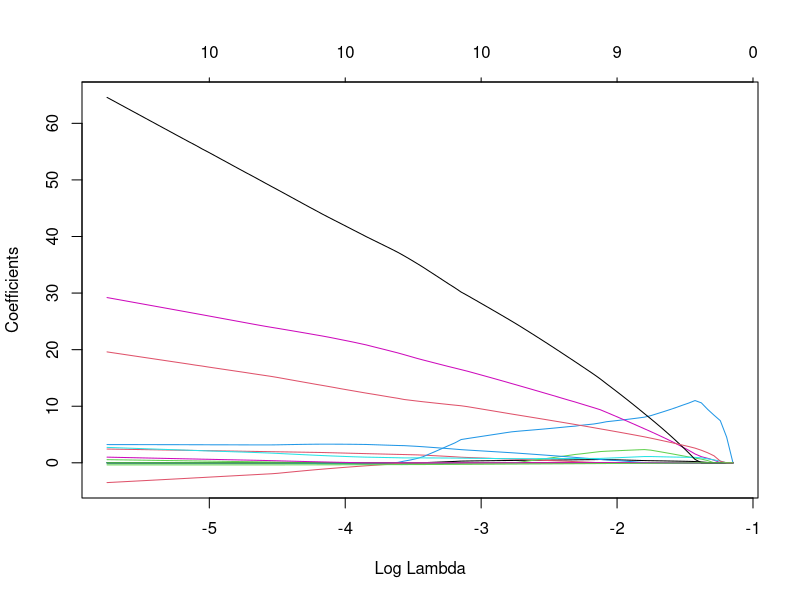
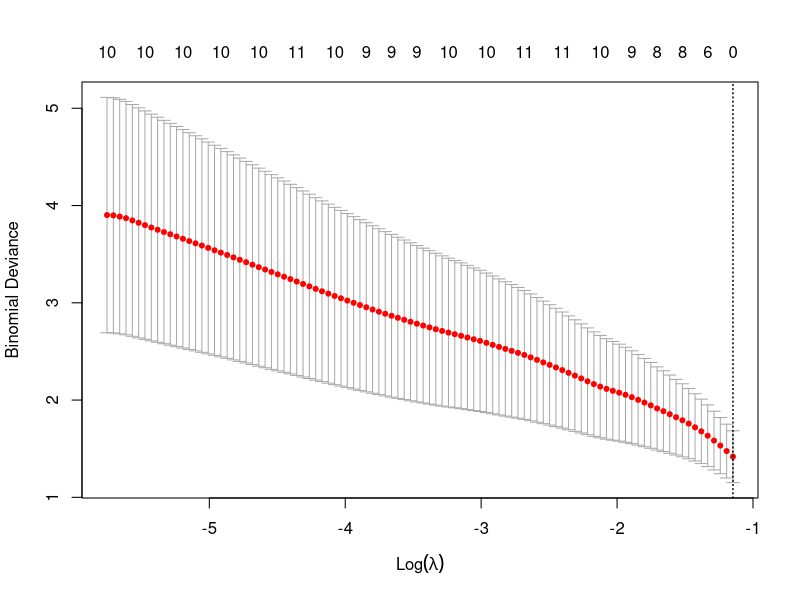

These charts were generated, in order, by the following R code:
##---------------------------------------------------------------
## Data Science 350
## Week 7 homework 
## Aleksey Kramer
##---------------------------------------------------------------

require(pls)
require(glmnet)

# Retrieve Breast Cancer Expression Data From the following Study:
#http://www.ncbi.nlm.nih.gov/pubmed/21532620

setwd('/Users/voitel/TRAINING/UW_Data_Science/UW_Data_Science_350/Week7/homework')
# setwd('C:\\Users\\db345c\\Desktop\\UW_TRAIN\\Week7\\homework')

# Read the study data in memory
micro_data=read.table("MicroArray.txt", header=TRUE)

# Explora micro_data
dim(micro_data)

# Normalize each column
micro_data <- scale(micro_data)

# Breast Cancer Samples:
cancer_samples <- c(0,0,0,0,0,1,0,0,0,1,0,1,0,0,1,0,0,0,1)

# Think of this as ~ 10,000 possible variables (genes) to predict 19 outcomes.

# Convert to data.frame
micro_frame <- data.frame(t(micro_data))
micro_frame$outcomes <- cancer_samples

##-----Lasso Regression-----
# user glmnet, where family = 'binomial'

# Create predictor and xfactors
predictor <- cancer_samples

outcomes_lasso = glmnet(t(micro_data), predictor, alpha=1, family='binomial')
#xfactors <- model.matrix(outcomes ~ . , data = micro_frame)[,-1]
#outcomes_lasso = glmnet(xfactors, predictor, alpha=1, family='binomial')

plot(outcomes_lasso, xvar="lambda")
outcomes_lasso 

coef(outcomes_lasso)[,20][coef(outcomes_lasso)[,20]>1e-10]

# Now use cv.glmnet to test different lasso cutoffs
outcomes_lasso_cv = cv.glmnet(t(micro_data), predictor, alpha=1, family='binomial')
plot(outcomes_lasso_cv) # There is a minimum in MSE!


# find the minumum lambda.min
best_lambda = outcomes_lasso_cv$lambda.min

# Find the coefficients that are greater than zero
# Takes some time to compute
repeat{
    outcomes_lasso_cv = cv.glmnet(t(micro_data), predictor, alpha=1, family='binomial')
    best_lambda = outcomes_lasso_cv$lambda.min
    best_coef = coef(outcomes_lasso)[,outcomes_lasso$lambda == best_lambda]
    if(length(which(best_coef > 0) > 0)){
        print(which(best_coef > 0))
        break
    }
}

best_coef = best_coef[best_coef > 1e-10]

# extract names
m_names <- gsub("V","X",paste(names(best_coef)[2:length(best_coef)], collapse = " + "))
formula_string <- paste("outcomes ~ ", m_names, collapse = "")

# Plug this into the glm(...,family='binomial') to get the logistic outcome
m_outcome <- glm(as.formula(formula_string), data = micro_frame, family = binomial)

# Compare with the real outcome, cancer_samples above
summary(m_outcome)
cancer_samples
round(as.numeric(m_outcome$fitted.values))
